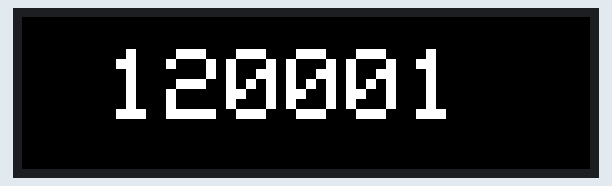
The sketch below on a simulated Arduino Uno, built with avr-gcc and run on an emulated ATmega328P. Shown: 284×76 colour display. What the sketch prints to the serial monitor is not drawn.

Above: at 1.3 s.
At 5.4 s:
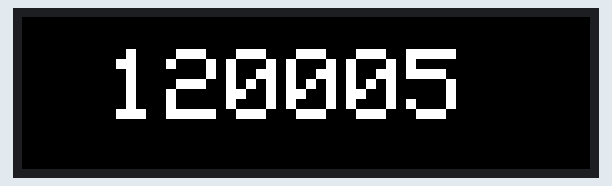
At 10.5 s:
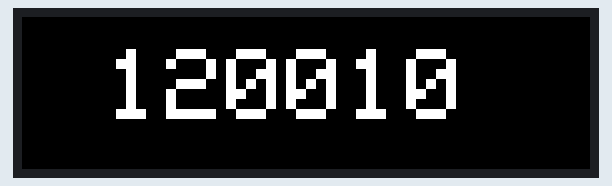
At 19.8 s:
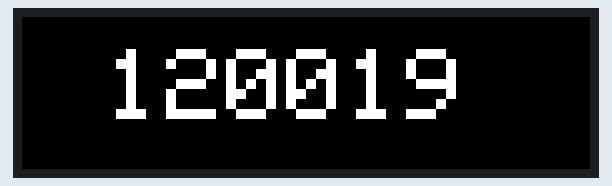
At 29.0 s:
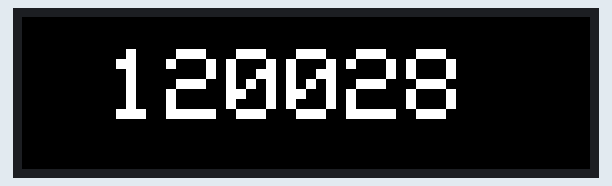
At 38.2 s:
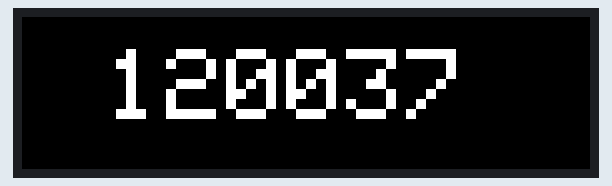

Measured:
- what the display in image 0 shows lasts 1.0 s, from 1.3 s to 2.3 s

The sketch:

catclock.ino
```cpp
/*
*/

int hours = 12;
int minutes = 0;
int seconds = 0;
#include <Adafruit_GFX.h>
#include <Adafruit_ST7789.h>
#include <SPI.h>

#define TFT_SCLK 0
#define TFT_MOSI 1
#define TFT_RST 2
#define TFT_DC 3
#define TFT_CS 4
#define TFT_BL 5
#define WHITE 0xFFFF

class CatClock : public Adafruit_ST7789 {
  public:
  using Adafruit_ST7789::Adafruit_ST7789;
  void exposeOffsets(int8_t col, int8_t row) {
    setColRowStart(col,row);
  }
};

CatClock meow = CatClock(TFT_CS, TFT_DC, TFT_MOSI, TFT_SCLK, TFT_RST);

void setup() {
Serial.begin(115200);

  meow.init(76,284); //panel size
  meow.exposeOffsets(82,18);
  meow.invertDisplay(false); // the color is flipped
  meow.setRotation(1); //landscape?
  meow.fillScreen(ST77XX_BLACK); //clean screen
  Serial.println("time to roll!");
    meow.setCursor(0,0);
}

void loop() {

  delay(1000); //it like a metronome that keeps the time for us :)
  seconds++;
//this is just rolling over. To keep nice and simple, we stick with military time.
  if (seconds == 60) {
    seconds = 0;
    minutes++;
  }

  if (minutes == 60) {
    minutes = 0;
    hours++;
  }

  if (hours == 24) {
    hours = 0;
  }

  //the screen is 284 * 76, and with size 5 it is 25 wide 35 tall. we need 8 characters (xx:xx:xx) so it will be total 200 pixels. the cursor begin in top left. to get it center horizontally, we put on 42 (284-240)/2. for the vertical, we place anywhere. lets try 16.

meow.setTextSize(5);
  meow.setTextColor(WHITE);
  meow.setCursor(42,16);
//if the numbers are too small, we will be missing a character! lets fix! the code above did the time for us. we now print it out onto the screen to read it
  meow.fillScreen(ST77XX_BLACK);
     if (hours < 10) meow.print("0");
  meow.print(hours);
     if (minutes < 10) meow.print("0");
  meow.print(minutes);
     if (seconds < 10) meow.print("0");
  meow.print(seconds);
 //serial print will send it to the computer when we try testing it out with the real kit!
  Serial.print(hours);
  Serial.print(";");
  Serial.print(minutes);
  Serial.print(";");
  Serial.println(seconds);
}
```
